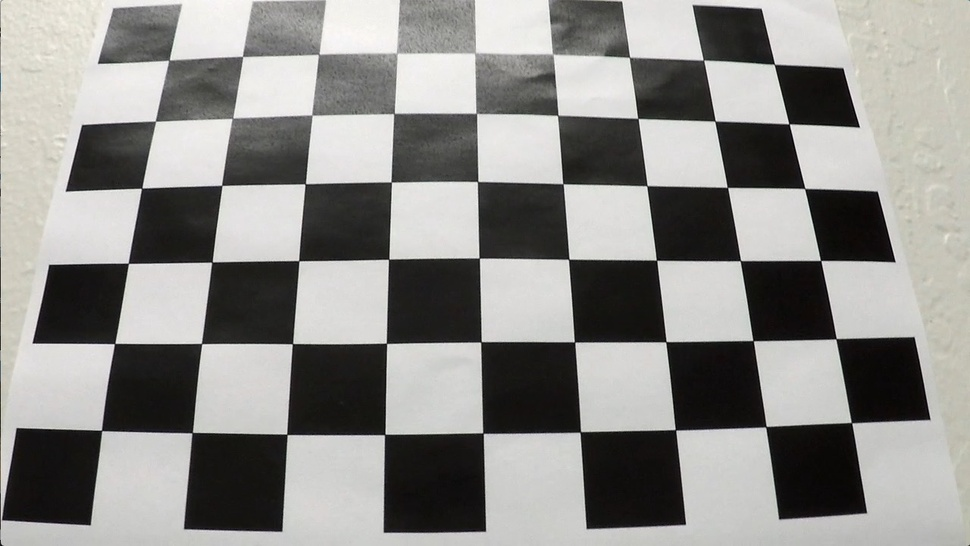
#> input picture P2_Advanced_Lane_Finder/Chessboards/calibration3.jpg, 970 x 546 px, shrunk from 1280 x 720 before the run
$ jupyter execute --allow-errors Undistortion.ipynb
#> lines starting #> are read from the running program, lines starting #| are printed output that depends on the picture
[cell 1]
import warnings
warnings.filterwarnings('ignore')

[cell 2]
import numpy as np
import cv2, glob, os, pickle
import matplotlib.pyplot as plt
import matplotlib.image as mpimg

[cell 3]
img = mpimg.imread('../Chessboards/calibration3.jpg')
#> img is the input picture: shape (546, 970, 3); mean R, G, B 141.8, 141, 138

plt.imshow(img)
plt.show()

[cell 4]
object_points = [] # 3D points in real world space
image_points = [] # 2D points in image plane

objp = np.zeros((6 * 9, 3), np.float32)
objp[:, : 2] = np.mgrid[0 : 9, 0 : 6].T.reshape(-1, 2)

gray = cv2.cvtColor(img, cv2.COLOR_BGR2GRAY)

ret, corners = cv2.findChessboardCorners(gray, (9, 6), None)
#> ret = True; corners = 54 rows, first 8: [168.6, 60.18], [242.6, 56.34], [319.1, 53.65], [397.3, 53.27], [474.6, 53.41], [552.8, 54.09], [629.4, 56.99], [703.2, 59.78]
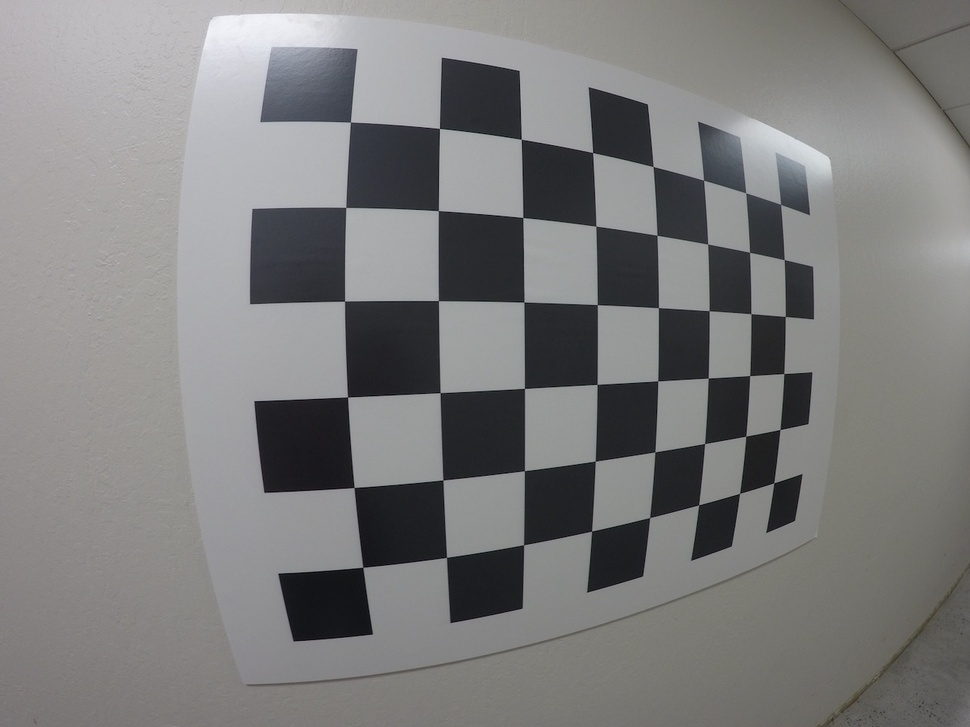
#> input picture P2_Advanced_Lane_Finder/Chessboards/8x6/GOPR0032.jpg, 970 x 727 px, shrunk from 1280 x 960 before the run
#> further down, img is the input picture: shape (727, 970, 3); mean R, G, B 125.1, 124.9, 124.7
#> `ret, corners = cv2.findChessboardCorners(gray, (8, 6), None)`: corners = 48 rows, first 8: [350.4, 122.1], [439.4, 128.4], [521.3, 139.2], [592.7, 152.6], [653.1, 166.5], [703.6, 180.2], [745.7, 192.7], [780.6, 204.4]

#> (the rest of this cell did not finish here and is left out)

[cell 5]
object_points, image_points = [], []
objp = np.zeros((6 * 8, 3), np.float32)
objp[:, : 2] = np.mgrid[0 : 8, 0 : 6].T.reshape(-1, 2)

[cell 6]
images = glob.glob('../Chessboards/8x6/GO*.jpg')

#> (a cell that did not finish here is left out)

[cell 8]
test_image = mpimg.imread('../Chessboards/8x6/test_image.jpg')
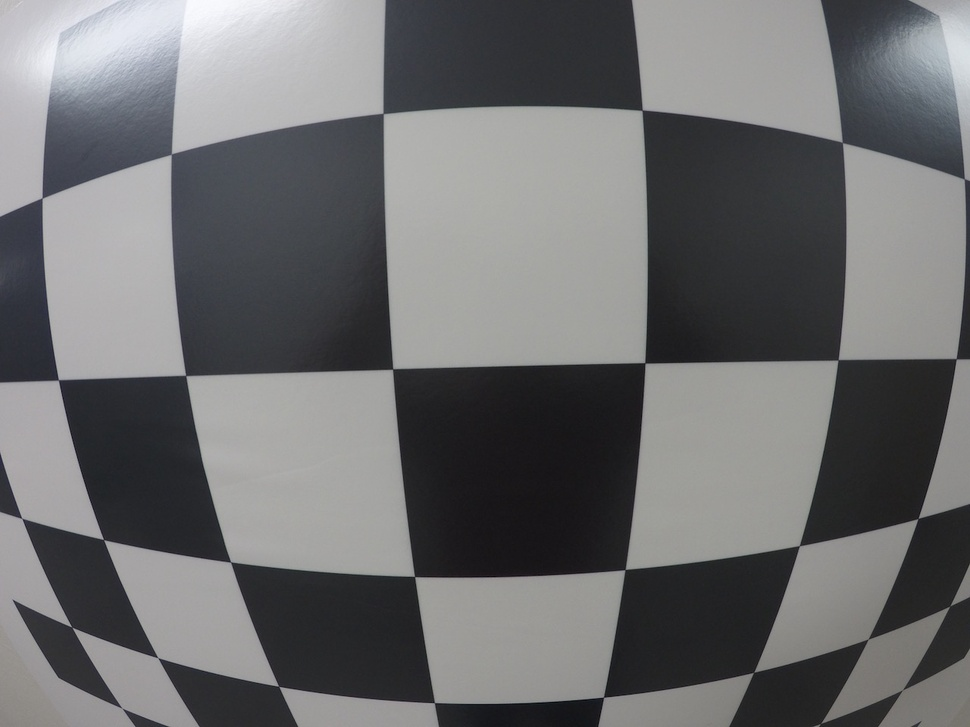
#> input picture P2_Advanced_Lane_Finder/Chessboards/8x6/test_image.jpg, 970 x 727 px, shrunk from 1280 x 960 before the run
#> test_image is the input picture: shape (727, 970, 3); mean R, G, B 109.1, 109.5, 110.7

plt.imshow(test_image)
plt.show()

[cell 9]
ret, mtx, dist, rvecs, tvecs = cv2.calibrateCamera(object_points, image_points,
                                                   (test_image.shape[1], test_image.shape[0]),
                                                   None, None)
#> ret = 0.253; mtx = [[383.3, 0, 483.7], [0, 384.3, 375.6], [0, 0, 1]]; dist = [[-0.223, 0.089, -0.000275, 0.00594, -0.0264]]; rvecs = ([0.0813, -0.296, -0.0253],); tvecs = ([-1.48, -2.77, 3.65],)

dst = cv2.undistort(test_image, mtx, dist, None, mtx)
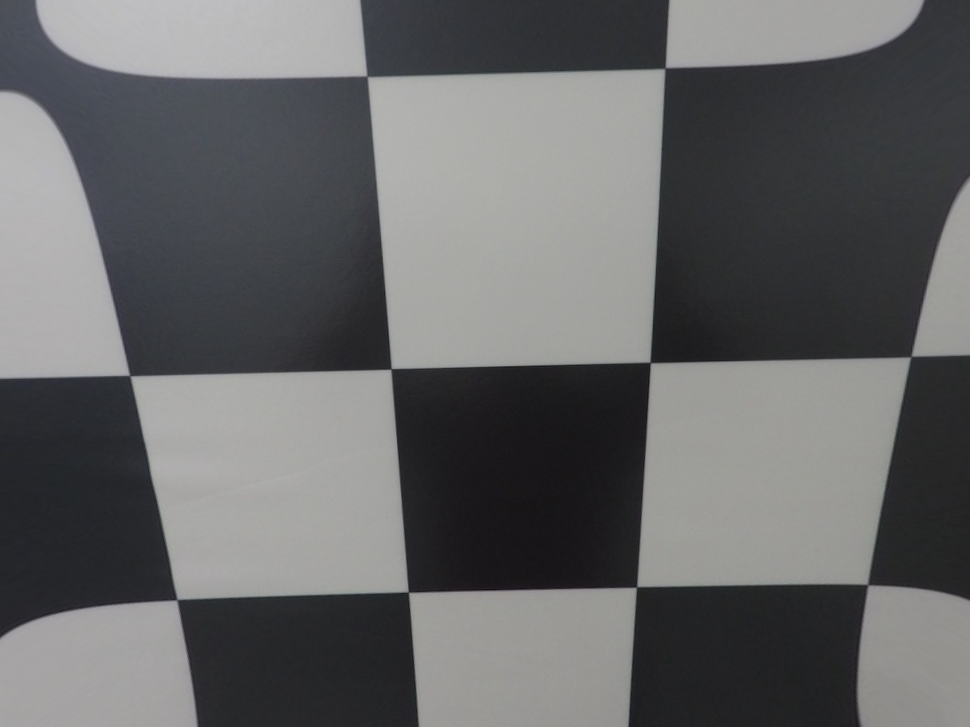
#> dst: shape (727, 970, 3); mean R, G, B 101.5, 102, 102.8

plt.imshow(dst)
plt.show()
